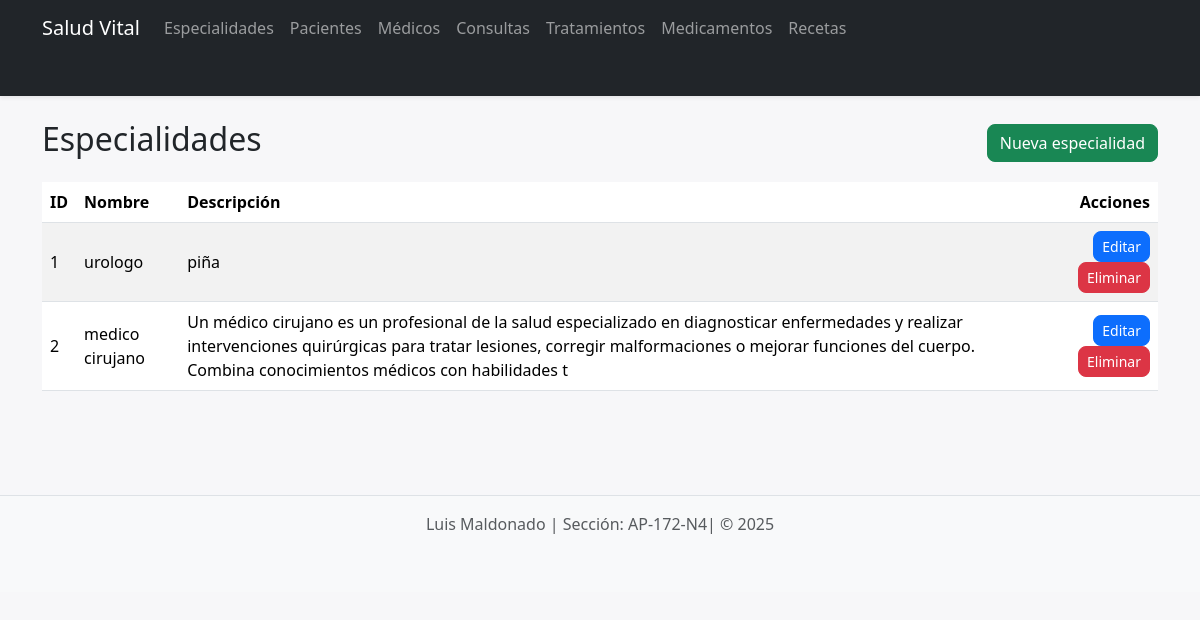
The app's page /web/especialidades/, older data.
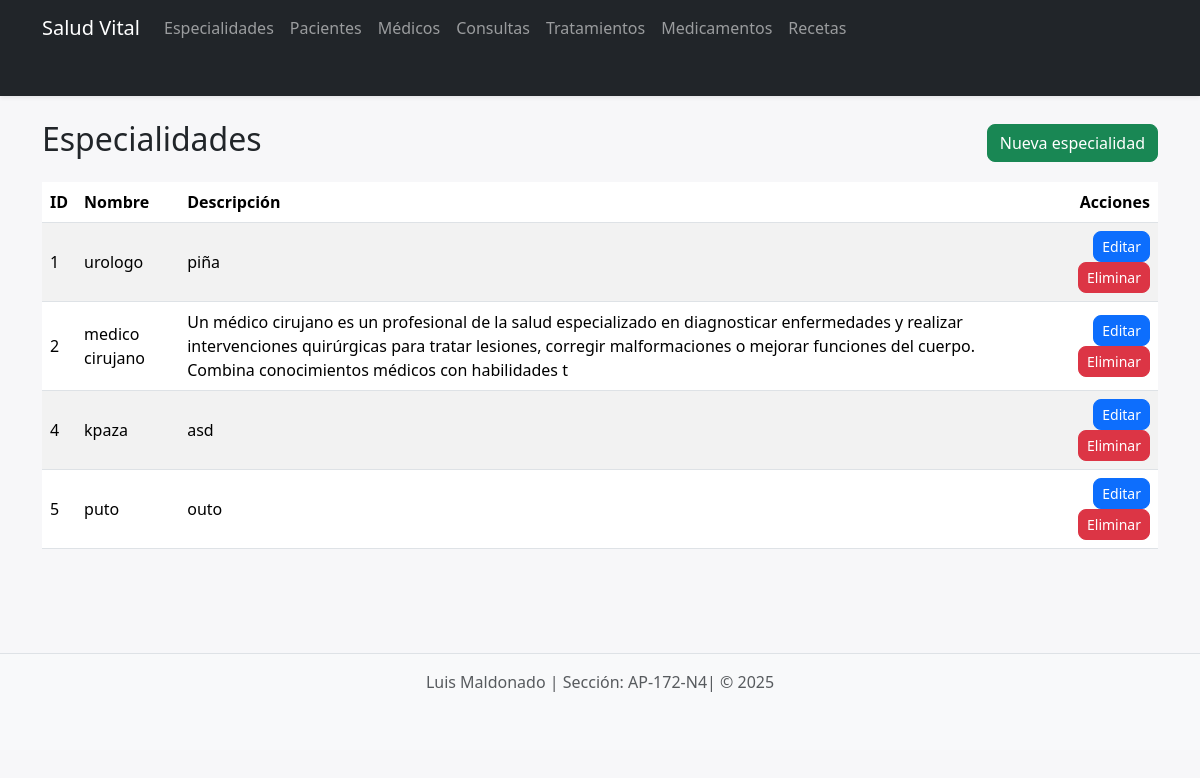
The same page, newer data.
### api/models.py (models this page shows, shortened)
class Especialidad(models.Model):
    nombre = models.CharField(max_length=100, unique=True) # string, nombre
    descripcion = models.CharField(max_length=255, blank=True, null=True) # string, descripcion

### api/web_views.py (the view)
# urls.py: path('especialidades/', EspecialidadListView.as_view(), name='especialidad_list'),
class EspecialidadListView(ListView):
    model = Especialidad
    template_name = "especialidad_list.html"
    context_object_name = "items"

### api/templates/especialidad_list.html (shortened to what this page needs)
{% extends 'base.html' %}
{% block content %}
<div class="d-flex justify-content-between align-items-center mb-3">
  <h2>Especialidades</h2>
  <a href="{% url 'especialidad_create' %}" class="btn btn-success">Nueva especialidad</a>
</div>
<table class="table table-striped">
  <thead>
    <tr>
      <th>ID</th>
      <th>Nombre</th>
      <th>Descripción</th>
      <th class="text-end">Acciones</th>
    </tr>
  </thead>
  <tbody>
    {% for obj in items %}
    <tr>
      <td>{{ obj.id }}</td>
      <td>{{ obj.nombre }}</td>
      <td>{{ obj.descripcion }}</td>
      <td class="text-end">
        <a href="{% url 'especialidad_update' obj.pk %}" class="btn btn-sm btn-primary">Editar</a>
        <a href="{% url 'especialidad_delete' obj.pk %}" class="btn btn-sm btn-danger">Eliminar</a>
      </td>
    </tr>
    {% empty %}
    <tr><td colspan="4" class="text-center text-muted">Sin datos</td></tr>
    {% endfor %}
  </tbody>
</table>
{% endblock %}

### api/templates/base.html (shortened to what this page needs)
{% load static %}
<!doctype html>
<html lang="es">
<head>
  <link href="https://cdn.jsdelivr.net/npm/bootstrap@5.3.3/dist/css/bootstrap.min.css" rel="stylesheet">
  <link href="{% static 'api/css/styles.css' %}" rel="stylesheet">
</head>
<body>
<nav class="navbar navbar-expand-lg navbar-dark bg-dark mb-4 sticky-top shadow-sm">
  <div class="container">
    <a class="navbar-brand" href="{% url 'home' %}">Salud Vital</a>
    <div class="collapse navbar-collapse">
      <ul class="navbar-nav me-auto">
        <li class="nav-item"><a class="nav-link" href="{% url 'especialidad_list' %}">Especialidades</a></li>
        <li class="nav-item"><a class="nav-link" href="{% url 'paciente_list' %}">Pacientes</a></li>
        <li class="nav-item"><a class="nav-link" href="{% url 'medico_list' %}">Médicos</a></li>
        <li class="nav-item"><a class="nav-link" href="{% url 'consulta_list' %}">Consultas</a></li>
        <li class="nav-item"><a class="nav-link" href="{% url 'tratamiento_list' %}">Tratamientos</a></li>
        <li class="nav-item"><a class="nav-link" href="{% url 'medicamento_list' %}">Medicamentos</a></li>
        <li class="nav-item"><a class="nav-link" href="{% url 'receta_list' %}">Recetas</a></li>
      </ul>
    </div>
  </div>
</nav>
<div class="container">
  {% block content %}{% endblock %}
</div>
<footer class="footer mt-5 py-3 bg-light border-top">
  <div class="container text-center">
    <span class="text-muted">Luis Maldonado | Sección: AP-172-N4| &copy; 2025</span>
  </div>
</footer>
</body>
</html>

### api/static/api/css/styles.css (style rules this page uses)
body { background-color: #f7f7f9; }
.navbar { font-weight: 500; }
.container { padding-bottom: 40px; }
.table td, .table th { vertical-align: middle; }
.btn { border-radius: 8px; }

Row changes from the older to the newer data that the page shows:
added Especialidad: id "4", nombre "kpaza", descripcion "asd"
added Especialidad: id "5", nombre "puto", descripcion "outo"
